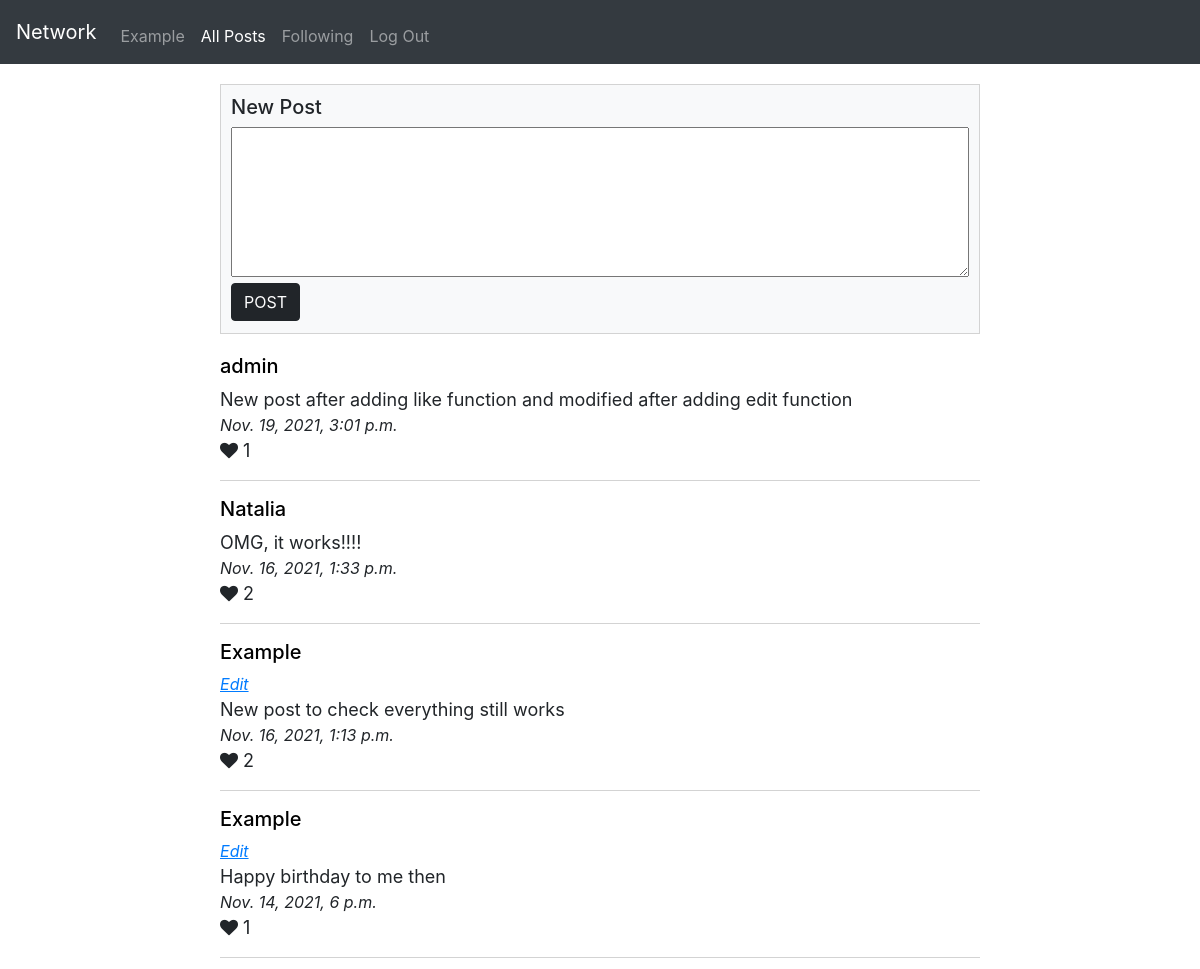
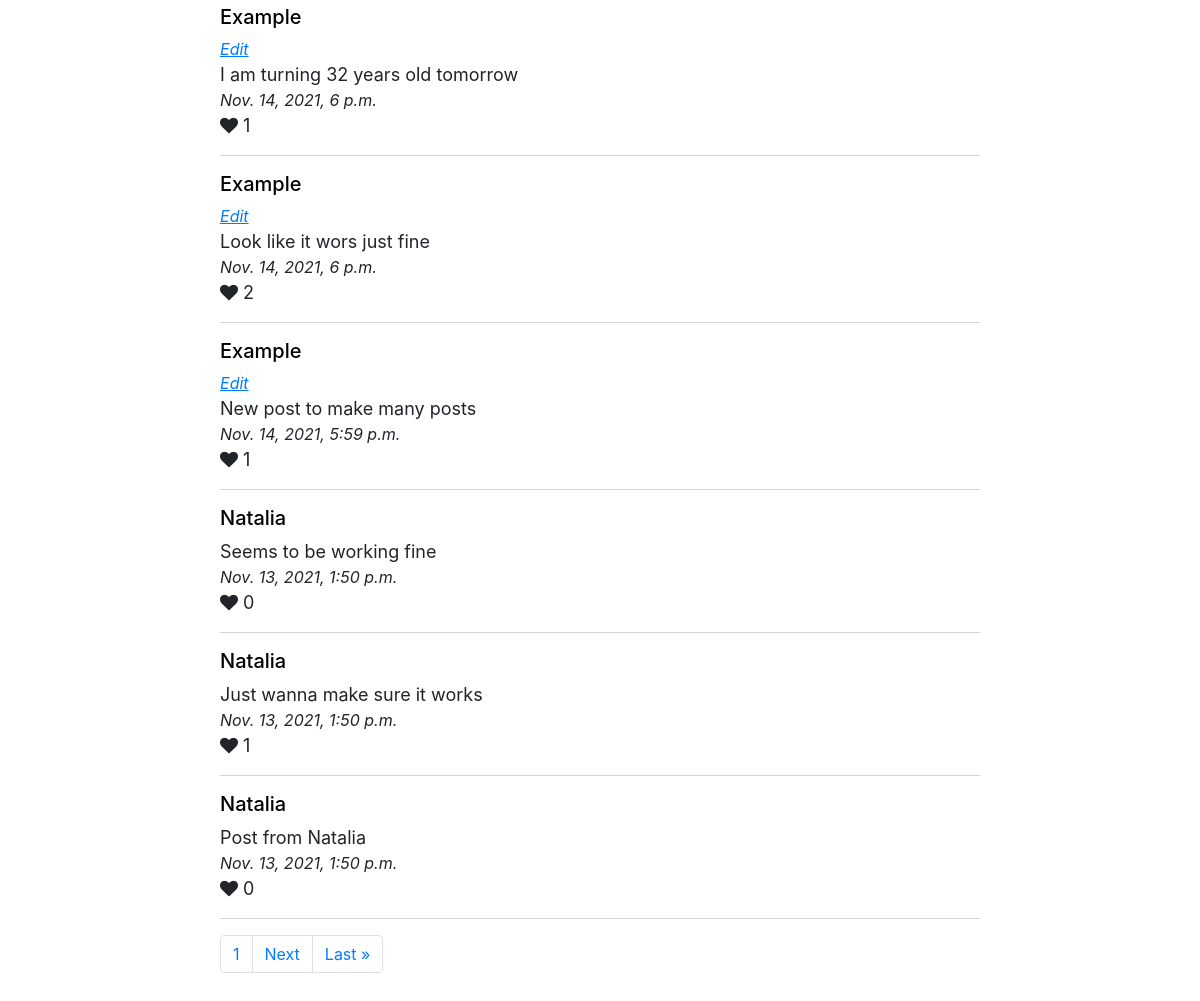
Page / (signed in) on the earlier database version (2 pictures, top to bottom).
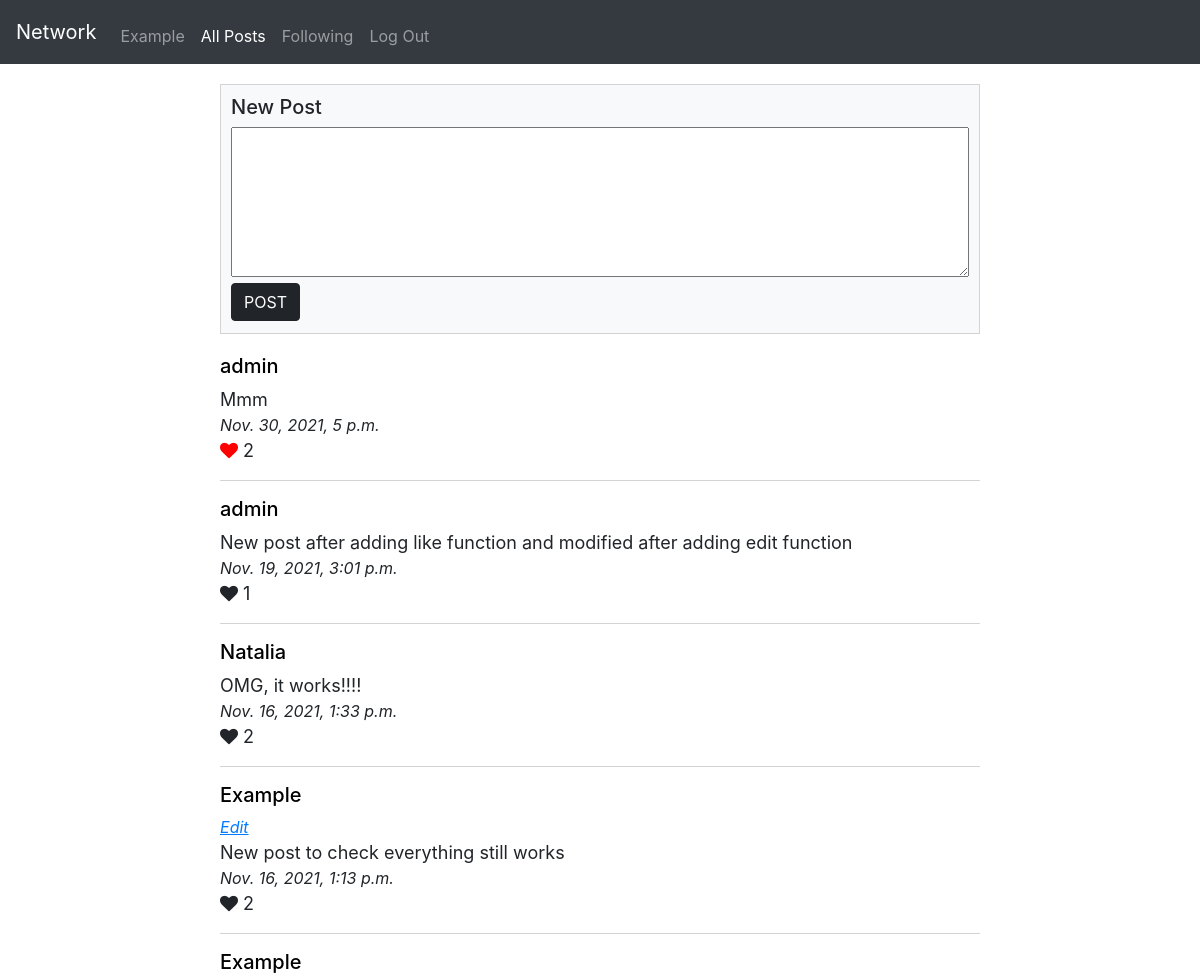
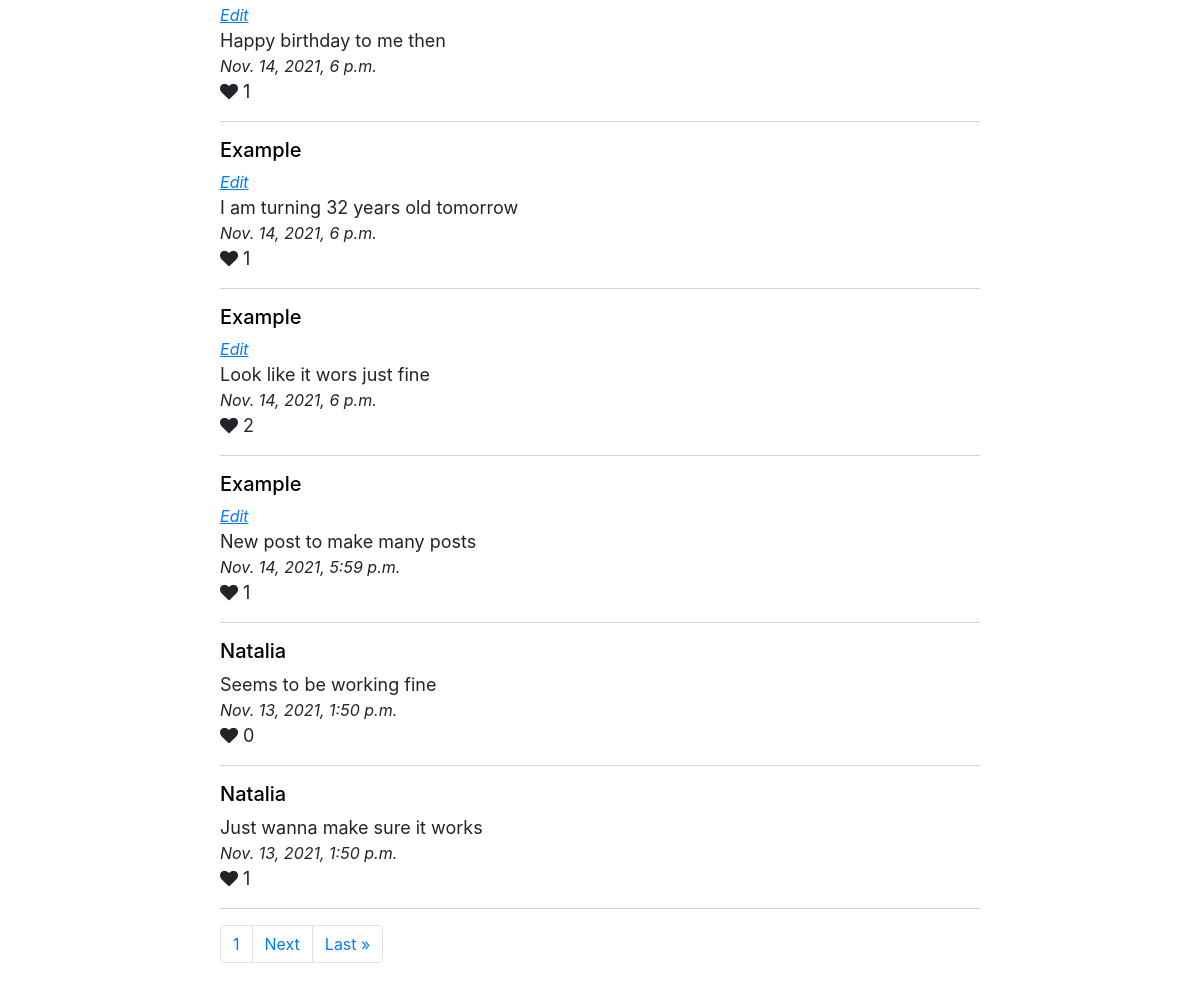
Same page on the later database version (2 pictures, top to bottom).
### network/models.py (models this page shows, shortened)
class Post(models.Model):
    author = models.ForeignKey(Profile, on_delete=models.CASCADE, related_name='author')
    post_date = models.DateTimeField(default=datetime.now)
    content = models.TextField()
    likes = models.ManyToManyField(Profile, blank=True, related_name='likes')

class Profile(models.Model):
    user = models.OneToOneField(User, on_delete=models.CASCADE, related_name="profile")
    relationships = models.ManyToManyField('self', through='Relationship', symmetrical=False, related_name='related_to')
    profile_img = models.ImageField(default="default.jpg", upload_to="profile_pic")
    def __str__(self):
        return f"{self.user}"

class User(AbstractUser):
    pass

### network/views.py (the view)
# urls.py: path("", views.index, name="index"),
def index(request):
    if request.user.is_authenticated:
        user_profile = Profile.objects.get(user=request.user)
        if request.method == "POST":
                form = NewPostForm(request.POST)
                if form.is_valid():
                    content = form.cleaned_data['new_post']
                    new_post = Post.objects.create(author=user_profile, content=content)
                    new_post.save()
                    return HttpResponseRedirect(reverse("index"))
        else:
            form = NewPostForm()
        paginator = Paginator(Post.objects.all().order_by('post_date').reverse(), 10)
        page_number = request.GET.get('page', 1)
        page_obj = paginator.get_page(page_number)
        return render(request, "network/posts.html", {"form": form, "page_obj": page_obj, "user_profile": user_profile})
    else:
        return HttpResponseRedirect(reverse("login"))

### network/forms.py
class NewPostForm(forms.Form):
    new_post = forms.CharField(label="", widget=forms.Textarea(attrs={'class': "post", 'id': "new_post"}))

### network/templates/network/posts.html (shortened to what this page needs)
{% extends "network/layout.html" %}
{% load static %}
{% block body %}
{% if user.is_authenticated %}
    <div class='new_post'>
        <h5>New Post</h5>
        <form action="{% url 'index' %}" method="post" id="new_post">
            {{ form }}
            <input class='btn btn-primary' type="submit" value="POST">
        </form>
    </div>
    <div id='posts'>
        {% for post in page_obj %}
        <div name='post'>
            <h5> <a href="{% url 'profile' post.author.id %}" class="black_link"> {{ post.author }} </a></h5>
            {% if post.author == user_profile %}
                <div class="post_edit"><button class='edit_btn' onclick="edit_post(this, '{{ post.id }}')">Edit</button></div>
            {% endif %}
            <div id='content{{ post.id }}'>
                {{ post.content }}
            </div>
            <div class='post_date'>
                {{ post.post_date }}
            </div>
            {% if user_profile in post.likes.all %}
            <i class="fa fa-heart" style="color:red" id='heart' data-post-id="{{ post.id }}"></i>
            {% else %}
            <i class="fa fa-heart" id='heart' data-post-id="{{ post.id }}"></i>
            {% endif %}
            <span id="post{{ post.id }}">{{ post.likes.count }}</span>
            <div><hr class="solid"></div>
        </div>
        {% endfor %}
    </div>
{% endif %}
{% endblock %}

Differences in the rows shown:
no longer on this page (row unchanged): Post: author "Natalia", content "Post from Natalia", post_date "Nov. 13, 2021, 1:50 p.m.", likes.count "0"
added Post: author "admin", content "Mmm", post_date "Nov. 30, 2021, 5 p.m.", likes.count "2"
